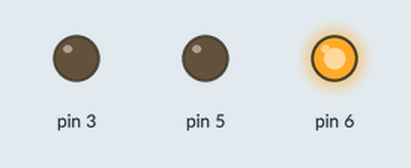
A sketch run on a simulated Arduino Uno, built with avr-gcc and run on an emulated ATmega328P. Shown: output pins drawn as LEDs (lit = HIGH).

Above: at 0.1 s.
At 4.1 s:
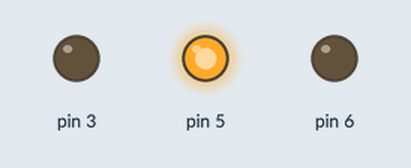
At 5.1 s:
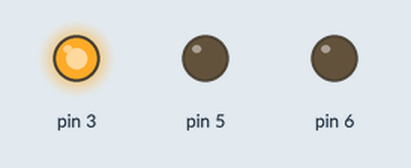
At 7.1 s:
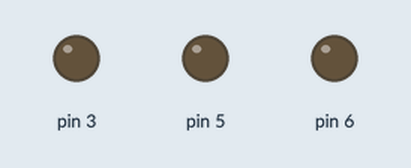
Timing chart, 0 to 8.6 s (numbered marks = the images above):
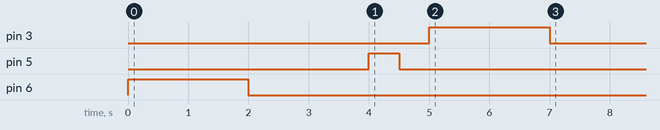

The sketch:

CarlosI.ino
```cpp
// the setup function runs once when you press reset or power the board
void setup() {
  // initialize digital pin LED_BUILTIN as an output.
  pinMode(6, OUTPUT);
  pinMode(5, OUTPUT);
  pinMode(3, OUTPUT);

  digitalWrite(6, HIGH);   // turn the LED on (HIGH is the voltage level)
  delay(2000);                       // wait for a second
  digitalWrite(6, LOW);    // turn the LED off by making the voltage LOW
  delay(2000);                       // wait for a second

  digitalWrite(5, HIGH);
  delay(500);
  digitalWrite(5, LOW);
  delay(500);

  digitalWrite(3, HIGH);
  delay(2000);
  digitalWrite(3, LOW);
  delay(2000);

}

// the loop function runs over and over again forever
void loop() {
//  digitalWrite(6, HIGH);   // turn the LED on (HIGH is the voltage level)
//  delay(2000);                       // wait for a second
//  digitalWrite(6, LOW);    // turn the LED off by making the voltage LOW
//  delay(2000);                       // wait for a second
//
//  digitalWrite(5, HIGH);
//  delay(500);
//  digitalWrite(5, LOW);
//  delay(500);
//
//  digitalWrite(3, HIGH);
//  delay(2000);
//  digitalWrite(3, LOW);
//  delay(2000);

}
```
